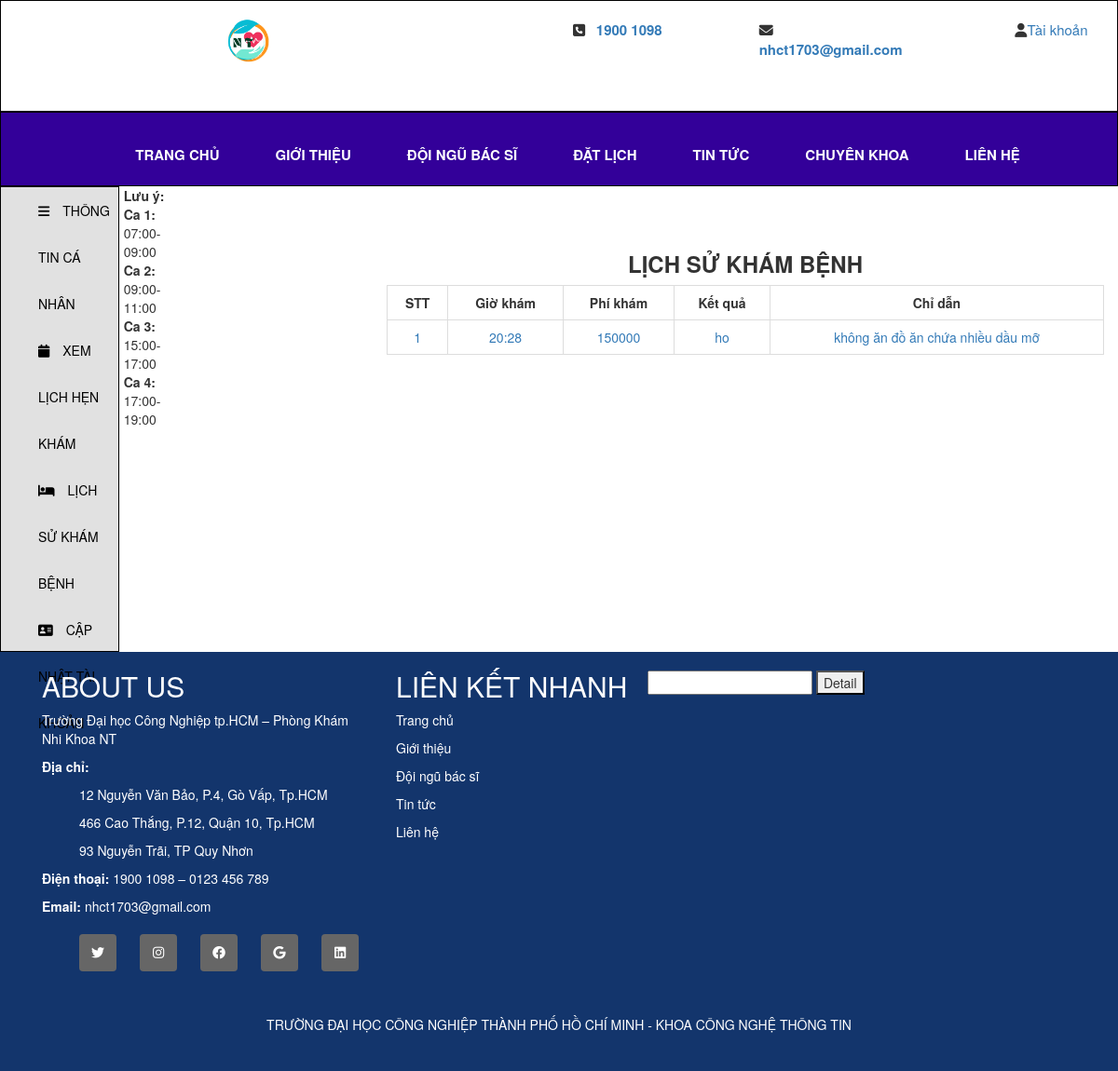
/clinic/lichsukhambenh.php (signed in), run on the app's committed database.
### tables this page shows
CREATE TABLE `phieukhambenh` (
  `id_phieukham` int(10) UNSIGNED NOT NULL,
  `giokham` varchar(100) NOT NULL,
  `phikham` varchar(200) NOT NULL,
  `ketqua` varchar(200) NOT NULL,
  `chidan` varchar(200) NOT NULL,
  `id_bacsi` int(11) NOT NULL,
  `id_benhnhan` int(11) NOT NULL,
  `id_phieudkkham` int(11) NOT NULL,
  `token` varchar(200) NOT NULL
);

### clinic/class/clsbenhnhan.php (called while the page is built, shortened)
<?php
class benhnhan
{
    function connect()
    {
        $con = mysqli_connect("localhost","root","","doan2");
        if(!$con)
        {
            echo'Không kết nối cơ sở liệu!';
            exit();
        }
        else
        {
           mysqli_set_charset($con,"utf8");
           return $con;
        }
    }
}
?>

### clinic/lichsukhambenh.php (the view, shortened to what this page needs)
<?php
include("class/clsbenhnhan.php");
$p = new benhnhan();
?>
<!DOCTYPE html>
<html lang="en">
<head>
    <link rel="stylesheet" href="css/bootstrap.css">
    <link rel="stylesheet" href="./style/menu.css">
</head>
<body>
<?php include("header.php") ?>
<div class="row" style="margin: 0px; " id="menu" >
        <div class="col-sm-12" id="menu-list">
            <ul style="margin: 0px;">
                <li><a href="index.php">TRANG CHỦ</a></li>
                <li><a href="#introduces">GIỚI THIỆU</a></li>
                <li><a href="#doctors">ĐỘI NGŨ BÁC SĨ</a></li>
                <li><a href="datlich.php">ĐẶT LỊCH</a></li>
                <li><a href="xemtintuc.php">TIN TỨC</a></li>
                <li><a href="#khoas">CHUYÊN KHOA</a></li>
                <li><a href="#contact">LIÊN HỆ</a></li>
            </ul>
        </div>
</div>
<div class="inform">
        <div class="sidebar">
            <ul class="sidebar_nav">
                <li><a href="xemthongtinbn.php"><i class="fa fa-bars"></i>&emsp;THÔNG TIN CÁ NHÂN</a></li>
                <li><a href="lichhenkham.php"><i class="fa  fa-calendar"></i>&emsp;XEM LỊCH HẸN KHÁM</a></li>
                <li><a href="lichsukhambenh.php"><i class="fa fa-bed"></i>&emsp;LỊCH SỬ KHÁM BỆNH</a></li>
                <li><a href="updatetaikhoan.php"><i class="fa fa-address-card"></i>&emsp;CẬP NHẬT TÀI KHOẢN</a></li>
            </ul>
        </div>
        <p style="padding-left: 5px;"> <b>Lưu ý: </b> <br>
            <b>Ca 1:</b> 07:00-09:00 <br>
            <b>Ca 2:</b> 09:00-11:00<br>
            <b>Ca 3:</b> 15:00-17:00<br>
            <b>Ca 4:</b> 17:00-19:00</p>
        <div class="information">
        <div class="container" style="width:800px; margin-left:60px;">
                <h3 style="text-align: center;font-weight: bold;">LỊCH SỬ KHÁM BỆNH</h3>
                <?php
                if(isset($_SESSION['id_user']))
                {
                    $sql ="SELECT * FROM phieukhambenh WHERE id_benhnhan = ".$_SESSION['id_user']."";
                    $ketqua = mysqli_query($p->connect(),$sql);
                    $i = mysqli_num_rows($ketqua);
                    echo '<form method="POST">';
                    if($i>0)
                    {
                        echo'<table class="table table-bordered" >
                        <tr>
                            <td align="center" style="font-weight:bold" >STT</td>
                            <td align="center" style="font-weight:bold">Giờ khám</td>
                            <td align="center" style="font-weight:bold">Phí khám</td>
                            <td align="center" style="font-weight:bold">Kết quả</td>
                            <td align="center" style="font-weight:bold">Chỉ dẫn</td>
                        </tr>';
                        $dem = 1;
                        while($row = mysqli_fetch_array($ketqua))
                        {
                            $id_phieukham=$row['id_phieukham'];
                            echo'
                            <tr>
                                <td align="center"><a href="?id_pk='.$id_phieukham.'">'.$dem.'</a></td>
                                <td align="center"><a href="?id_pk='.$id_phieukham.'">'.$row['giokham'].'</a></td>
                                <td align="center"><a href="?id_pk='.$id_phieukham.'">'.$row['phikham'].'</a></td>
                                <td align="center"><a href="?id_pk='.$id_phieukham.'">'.$row['ketqua'].'</a></td>
                                <td align="center"><a href="?id_pk='.$id_phieukham.'">'.$row['chidan'].'</a></td>
                            </tr>
                            ';
                            $dem++;
                        }
                        echo '</table>';
                    }
                    echo'</form>';
                }
                ?>
        </div>
        </div>
    </div>
<footer><?php include("footer.php") ?></footer>

### clinic/style/menu.css (style rules this page uses)
#menu { height: 80px; border: 1px solid black; font-size: 15px; font-weight: bold; background-color: #330099; }
#menu-list ul { display: flex; justify-content: center; align-items: center; list-style: none; }
#menu-list ul li { padding: 30px ; line-height: 30px; }
#menu-list ul li a { color: white; transition: all 0.5s ease-out; }

### clinic/lichsukhambenh.php (style rules this page uses)
.inform { display: flex; }
.information { display: flex; margin-left: 150px; margin-top: 50px; width: 1000px; }
.sidebar { width: 250px; border: 1px solid black; height: 500px; background-color: #dddd; }
.sidebar_nav { list-style: none; }
.sidebar_nav li { line-height: 50px; }
.sidebar_nav li a { color: black; }

### data on the page
phieukhambenh: giokham "20:28", phikham "150000", ketqua "ho", chidan "không ăn đồ ăn chứa nhiều dầu mỡ"
